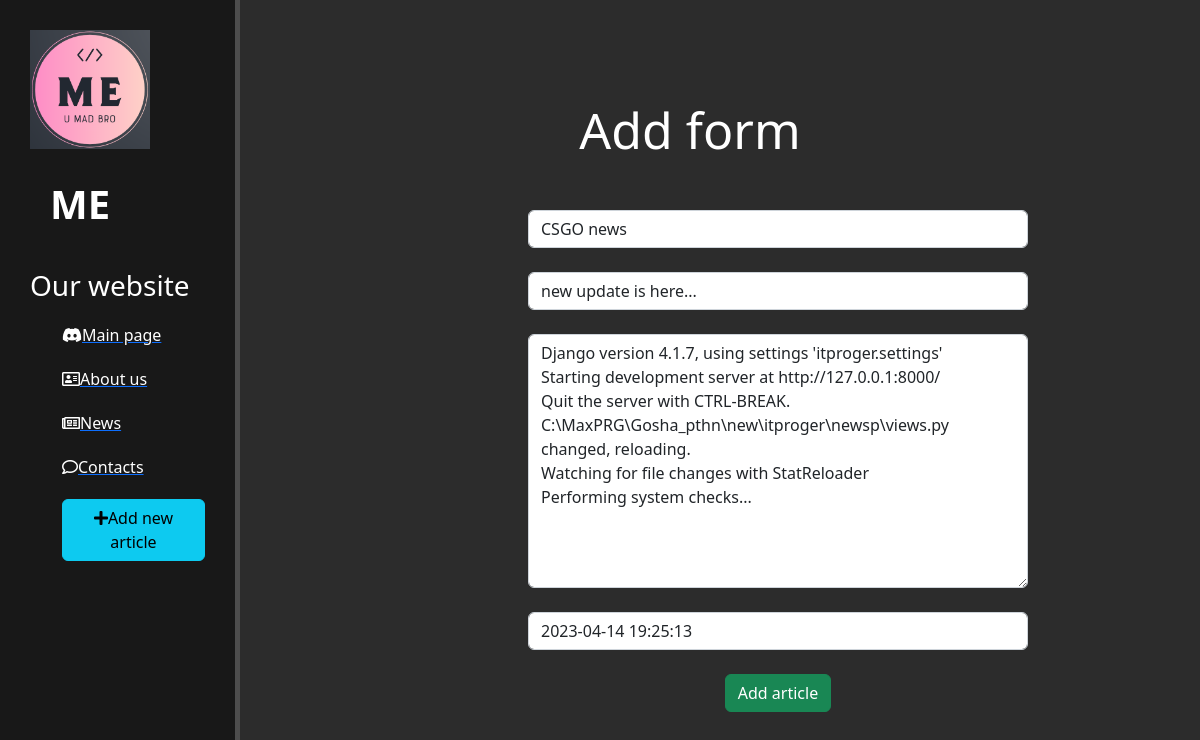
Screenshot of /news/2/update/ with the database file from the repository.
### newsp/models.py (models this page shows, shortened)
class Articles(models.Model):
    title = models.CharField('titlee', max_length=50)
    anons = models.CharField('anonss', max_length=250)
    full_text = models.TextField('articlee')
    date = models.DateTimeField('publication date')
    class Meta:
        verbose_name = 'News'
        verbose_name_plural = 'Some_news'

### newsp/views.py (the view)
# urls.py: path('<int:pk>/update/', views.NewsUpdateView.as_view(), name='news-update'),
class NewsUpdateView(UpdateView):
    model = Articles
    template_name = 'newsp/add_form.html'
    form_class = ArticleFrom

### newsp/forms.py
class ArticleFrom(ModelForm):
    class Meta:
        model = Articles
        fields = ['title', 'anons', 'full_text', 'date']
        widgets = {
            "title": TextInput(attrs={
                'class': 'form-control',
                'placeholder': 'article title'
            }),
            "anons": TextInput(attrs={
                'class': 'form-control',
                'placeholder': 'article announcement'
            }),
            "full_text": Textarea(attrs={
                'class': 'form-control',
                'placeholder': 'Text...'
            }),
            "date": DateTimeInput(attrs={
                'class': 'form-control',
                'placeholder': 'publication date'
            }),
        }

### newsp/templates/newsp/add_form.html (shortened to what this page needs)
{% extends 'mainp/layout.html' %}
{% block content %}
    <div class="features">
        <h1>Add form</h1>
        <form method="post">
            {{ form.title }}<br>
            {{ form.anons }}<br>
            {{ form.full_text }}<br>
            {{ form.date }}<br>
            <button class="btn btn-success" type="submit">Add article</button>
        </form>
    </div>
{% endblock content %}

### mainp/static/mainp/css/main.css (style rules this page uses)
body { background: #2c2c2c }
main .features { float: left; color: #fff; margin-top: 100px; text-align: center; width: 75%; }
main .features h1 { font-size: 50px; }
form { margin-left: 32%; width: 500px; margin-top: 50px; }

### rows the page displays
Articles: title "CSGO news", anons "new update is here...", full_text "Django version 4.1.7, using settings 'itproger.settings' Starting development server at http://127.0.0.1:8000/ Quit the server with CTRL-BREAK. C:\\MaxPRG\\Gosha_pthn\\new\\itproger\\newsp\\views.py changed, reloading. Watching for file changes with StatReloader Performing system checks...", date "2023-04-14 19:25:13"
